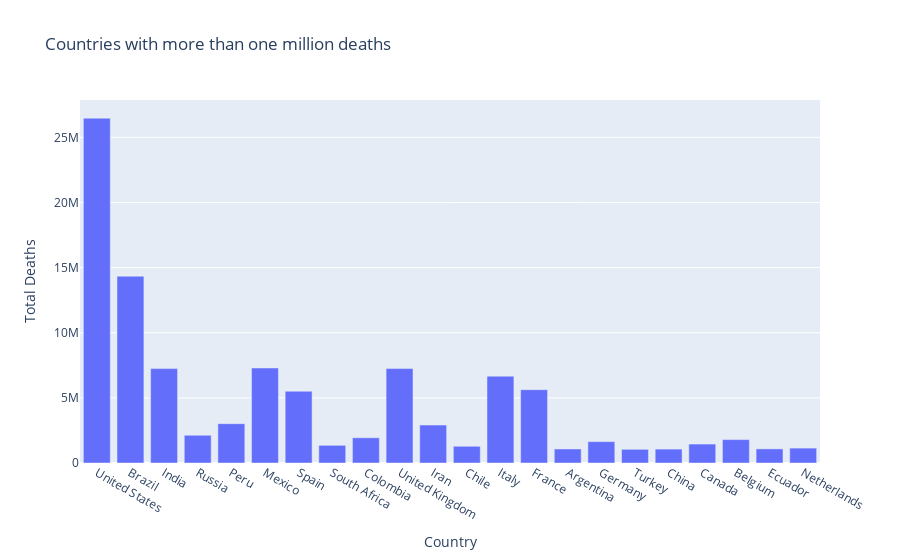

The notebook cell saved with this chart:
### Markdown cell above
Unless there's some fault in our data, it seems like many countries had more that a thousand cases per thousand people in their population. \
This could be because of cases of visitors, or because the same people got Covid multiple times over the three years we have data for. The latter is highly likely.

Now let's take a look at countries with more than a million deaths.

### Code cell
# %%
figure = px.bar(data[data["Total Deaths"] > 1e6], 
                y = 'Total Deaths', 
                x = 'Country',
                title = "Countries with more than one million deaths")
figure.show()

### Figure 1 — Plotly figure (JSON) as saved in the notebook; plotly's stock layout.template omitted (floating-point values rounded to 4 significant figures)
{"data": [{"alignmentgroup": "True", "hovertemplate": "Country=%{x}<br>Total Deaths=%{y}<extra></extra>", "legendgroup": "", "marker": {"color": "#636efa", "pattern": {"shape": ""}}, "name": "", "offsetgroup": "", "orientation": "v", "showlegend": false, "textposition": "auto", "type": "bar", "x": ["United States", "Brazil", "India", "Russia", "Peru", "Mexico", "Spain", "South Africa", "Colombia", "United Kingdom", "Iran", "Chile", "Italy", "France", "Argentina", "Germany", "Turkey", "China", "Canada", "Belgium", "Ecuador", "Netherlands"], "xaxis": "x", "y": [26477574, 14340567, 7247327, 2131571, 3020038, 7295850, 5510624, 1357682, 1936134, 7249573, 2914070, 1283880, 6664225, 5633444, 1077426, 1640691, 1049757, 1066939, 1455549, 1798461, 1083749, 1142410], "yaxis": "y"}], "layout": {"barmode": "relative", "legend": {"tracegroupgap": 0}, "title": {"text": "Countries with more than one million deaths"}, "xaxis": {"anchor": "y", "domain": [0, 1], "title": {"text": "Country"}}, "yaxis": {"anchor": "x", "domain": [0, 1], "title": {"text": "Total Deaths"}}}}
